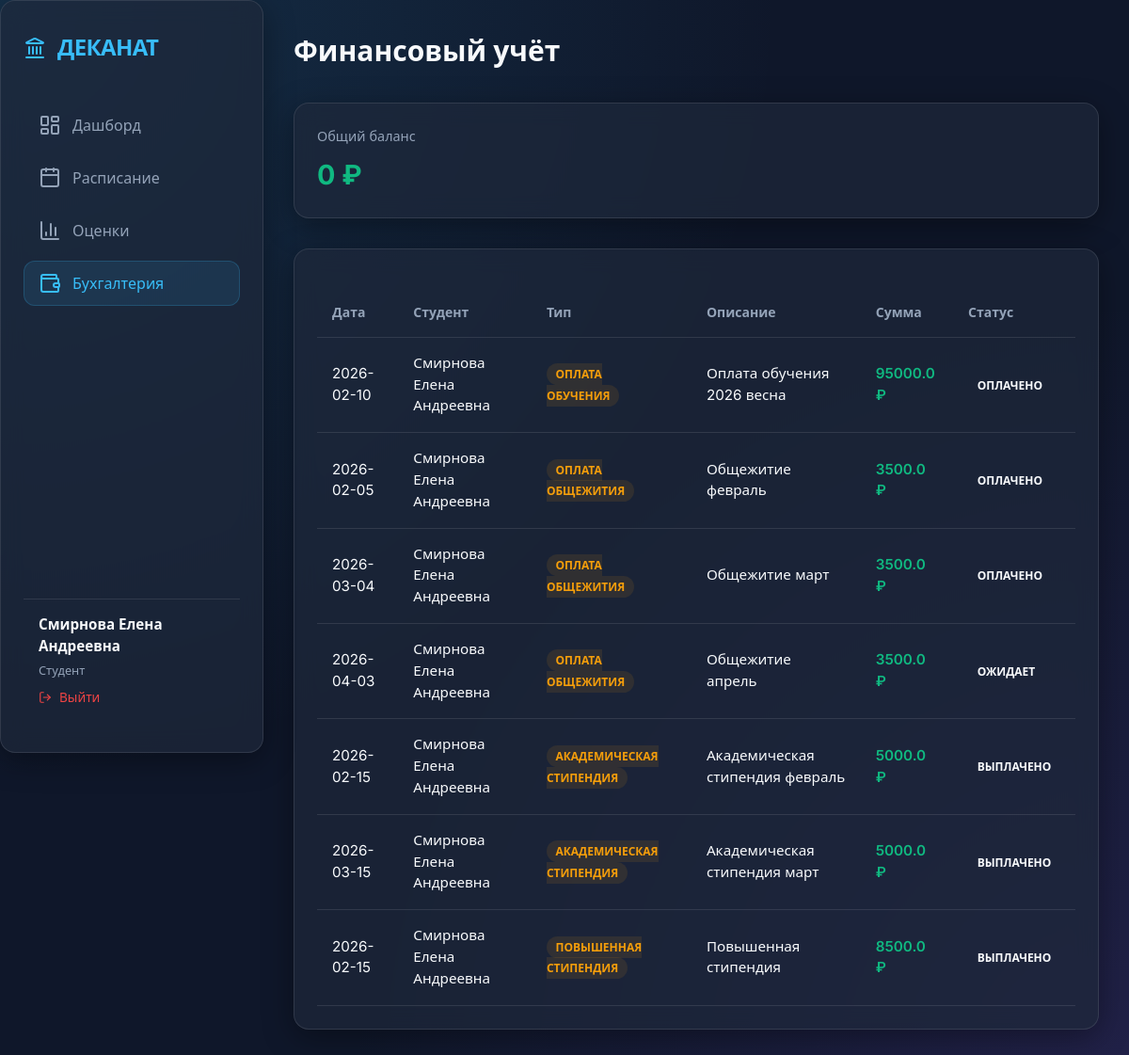
Page /finance (signed in) on the committed database.
### tables this page shows
CREATE TABLE students (
                    id INTEGER PRIMARY KEY AUTOINCREMENT,
                    full_name TEXT NOT NULL,
                    study_group TEXT NOT NULL,
                    record_book TEXT UNIQUE,
                    course INTEGER,
                    program TEXT,
                    study_form TEXT,
                    funding TEXT,
                    status TEXT
                );

CREATE TABLE finance (
                    id INTEGER PRIMARY KEY AUTOINCREMENT,
                    student_id INTEGER,
                    op_type TEXT,
                    amount REAL,
                    period TEXT,
                    date TEXT,
                    status TEXT,
                    sign INTEGER,
                    comment TEXT, teacher_id INTEGER,
                    FOREIGN KEY(student_id) REFERENCES students(id)
                );

### app.py (the view)
@app.route('/finance')
def finance():
    user = session['user']
    all_finance = db.get_finance()
    students = {s['id']: s for s in db.get_students()}
    teachers = {t['id']: t for t in db.get_teachers()}
    FINANCE_TYPES = {
        "tuition":          "Оплата обучения",
        "dorm":             "Оплата общежития",
        "scholarship_base": "Академическая стипендия",
        "scholarship_high": "Повышенная стипендия",
        "social":           "Социальная выплата",
        "salary":           "Зарплата преподавателя",
        "bonus":            "Премия"
    }
    if user['role'] == 'student':
        all_finance = [f for f in all_finance if f.get('student_id') == user['student_id']]
    elif user['role'] == 'teacher':
        all_finance = [f for f in all_finance if f.get('teacher_id') == user['teacher_id']]
    for f in all_finance:
        f['op_type'] = FINANCE_TYPES.get(f['op_type'], f['op_type'])
    return render_template('finance.html', finance_data=all_finance, students=students, teachers=teachers)

### app.py (called while the page is built)
@app.context_processor
def inject_globals():
    user = None
    if 'user' in session:
        user = session['user']
    return dict(
        role_labels=ROLE_LABELS,
        current_user=user,
        rbac=rbac,
        format_name=format_name_initials
    )

@app.before_request
def require_login():
    exempt_routes = ['login', 'static']
    if request.endpoint not in exempt_routes and 'user' not in session:
        return redirect(url_for('login'))

### services/database.py (called while the page is built)
    def get_connection(self):
        return sqlite3.connect(self.db_path)

    def get_students(self):
        with self.get_connection() as conn:
            conn.row_factory = sqlite3.Row
            return [dict(row) for row in conn.execute("SELECT * FROM students").fetchall()]

    def get_teachers(self):
        with self.get_connection() as conn:
            conn.row_factory = sqlite3.Row
            teachers = [dict(row) for row in conn.execute("SELECT * FROM teachers").fetchall()]
            for t in teachers:
                subs = conn.execute("SELECT subject FROM teacher_subjects WHERE teacher_id = ?", (t['id'],)).fetchall()
                t['subjects'] = [s[0] for s in subs]
            return teachers

    def get_finance(self):
        with self.get_connection() as conn:
            conn.row_factory = sqlite3.Row
            return [dict(row) for row in conn.execute("SELECT * FROM finance").fetchall()]

### services/rbac.py (called while the page is built)
    def can_open_section(self, role: str, resource: str) -> bool:
        actions = ACL.get(resource, {})
        return any(role in allowed_roles for allowed_roles in actions.values())

    def allowed_menu(self, role: str) -> list[dict[str, str]]:
        return [item for item in MENU_SECTIONS if self.can_open_section(role, item["resource"])]

### templates/finance.html (shortened to what this page needs)
{% extends "base.html" %}
{% block content %}
<div class="header">
    <h1 class="page-title">Финансовый учёт</h1>
</div>
<div class="grid" style="grid-template-columns: repeat(auto-fit, minmax(240px, 1fr)); gap: 1.5rem; margin-bottom: 2rem;">
    <div class="card glass">
        <div style="color: var(--text-secondary); font-size: 0.9rem;">Общий баланс</div>
        <div style="font-size: 1.8rem; font-weight: 700; color: var(--success-color); margin-top: 0.5rem;">
            {% set balance = 0 %}
            {% for f in finance_data %}{% set balance = balance + f.amount %}{% endfor %}
            {{ balance|round(2) }} ₽
        </div>
    </div>
</div>
<div class="card glass table-container">
    <table>
        <thead>
            <tr>
                <th>Дата</th>
                <th>Студент</th>
                <th>Тип</th>
                <th>Описание</th>
                <th>Сумма</th>
                <th>Статус</th>
            </tr>
        </thead>
        <tbody>
            {% for f in finance_data %}
            <tr>
                <td>{{ f.date }}</td>
                <td>
                    {% if f.teacher_id %}
                        {{ teachers[f.teacher_id].full_name if f.teacher_id in teachers else 'Преподаватель' }} (П)
                    {% else %}
                        {{ students[f.student_id].full_name if f.student_id in students else 'Студент/Система' }}
                    {% endif %}
                </td>
                <td>
                    <span class="badge {{ 'badge-success' if f.op_type == 'Оплата' else 'badge-warning' }}">
                        {{ f.op_type }}
                    </span>
                </td>
                <td>{{ f.comment }}</td>
                <td style="font-weight: 600; color: {{ 'var(--success-color)' if f.amount > 0 else 'var(--error-color)' }}">
                    {{ f.amount }} ₽
                </td>
                <td><span class="badge badge-primary">{{ f.status }}</span></td>
            </tr>
            {% endfor %}
        </tbody>
    </table>
</div>
{% endblock %}

### templates/base.html (shortened to what this page needs)
<!DOCTYPE html>
<html lang="ru">
<head>
    <link rel="stylesheet" href="{{ url_for('static', filename='css/style.css') }}">
</head>
<body>
    <div class="app-container">
        <aside class="sidebar glass">
            <div class="logo">
                <i data-lucide="landmark" class="logo-icon"></i>
                <span>ДЕКАНАТ</span>
            </div>
            <nav class="nav-links">
                {% set menu = rbac.allowed_menu(current_user.role) %}
                <li class="nav-item {{ 'active' if request.endpoint == 'dashboard' }}">
                    <a href="{{ url_for('dashboard') }}">
                        <i data-lucide="layout-dashboard"></i>
                        Дашборд
                    </a>
                </li>
                {% for item in menu %}
                <li class="nav-item {{ 'active' if request.endpoint == item.resource }}">
                    <a href="{{ url_for(item.resource) }}">
                        {% if item.resource == 'schedule' %}
                            <i data-lucide="calendar"></i>
                        {% elif item.resource == 'grades' %}
                            <i data-lucide="bar-chart-3"></i>
                        {% elif item.resource == 'students' %}
                            <i data-lucide="graduation-cap"></i>
                        {% elif item.resource == 'teachers' %}
                            <i data-lucide="users"></i>
                        {% elif item.resource == 'finance' %}
                            <i data-lucide="wallet"></i>
                        {% elif item.resource == 'users' %}
                            <i data-lucide="settings"></i>
                        {% endif %}
                        {{ item.title }}
                    </a>
                </li>
                {% endfor %}
            </nav>
            <div class="user-profile">
                <div class="user-info">
                    <span class="user-name">{{ current_user.full_name }}</span>
                    <span class="user-role">{{ role_labels.get(current_user.role, current_user.role) }}</span>
                </div>
                <a href="{{ url_for('logout') }}" style="color: var(--error-color); text-decoration: none; font-size: 0.85rem; margin-top: 0.5rem; display: flex; align-items: center; gap: 0.5rem;">
                    <i data-lucide="log-out" style="width: 14px; height: 14px;"></i>
                    Выйти
                </a>
            </div>
        </aside>
        <main class="main-content">
            {% block content %}{% endblock %}
        </main>
    </div>
</body>
</html>

### static/css/style.css (style rules this page uses)
:root { --bg-color: #0f172a; --card-bg: rgba(30, 41, 59, 0.7); --accent-color: #38bdf8; --accent-hover: #0ea5e9; --text-primary: #f8fafc; --text-secondary: #94a3b8; --border-color: rgba(255, 255, 255, 0.1); --success-color: #10b981; --error-color: #ef4444; --warning-color: #f59e0b; --glass-blur: blur(12px); }
* { margin: 0; padding: 0; box-sizing: border-box; }
body { font-family: 'Inter', system-ui, -apple-system, sans-serif; background-color: var(--bg-color); color: var(--text-primary); line-height: 1.5; overflow-x: hidden; background-image: radial-gradient(circle at 0% 0%, rgba(56, 189, 248, 0.15) 0%, transparent 50%), radial-gradient(circle at 100% 100%, rgba(139, 92, 246, 0.15) 0%, transparent 50%); background-attachment: fixed; }
.glass { background: var(--card-bg); backdrop-filter: var(--glass-blur); -webkit-backdrop-filter: var(--glass-blur); border: 1px solid var(--border-color); border-radius: 16px; box-shadow: 0 8px 32px 0 rgba(0, 0, 0, 0.37); }
.app-container { display: flex; min-height: 100vh; }
.sidebar { width: 280px; height: 100vh; position: fixed; padding: 2rem 1.5rem; display: flex; flex-direction: column; z-index: 100; }
.main-content { flex: 1; margin-left: 280px; padding: 2rem; }
.logo { font-size: 1.5rem; font-weight: 800; color: var(--accent-color); margin-bottom: 2.5rem; letter-spacing: -0.025em; display: flex; align-items: center; gap: 0.75rem; }
.nav-links { list-style: none; display: flex; flex-direction: column; gap: 0.5rem; }
.nav-item a { text-decoration: none; color: var(--text-secondary); padding: 0.75rem 1rem; border-radius: 12px; display: flex; align-items: center; gap: 0.75rem; transition: all 0.2s ease; font-weight: 500; }
.nav-item a:hover, .nav-item.active a { background: rgba(56, 189, 248, 0.1); color: var(--accent-color); }
.nav-item.active a { box-shadow: inset 0 0 0 1px rgba(56, 189, 248, 0.2); }
.user-profile { margin-top: auto; padding: 1rem; border-top: 1px solid var(--border-color); }
.user-name { display: block; font-weight: 600; font-size: 0.95rem; }
.user-role { font-size: 0.8rem; color: var(--text-secondary); }
.header { display: flex; justify-content: space-between; align-items: center; margin-bottom: 2rem; }
.page-title { font-size: 1.875rem; font-weight: 700; }
.card { padding: 1.5rem; margin-bottom: 1.5rem; }
.table-container { overflow-x: auto; }
table { width: 100%; border-collapse: collapse; margin-top: 1rem; }
th { text-align: left; padding: 1rem; color: var(--text-secondary); font-weight: 600; font-size: 0.875rem; border-bottom: 1px solid var(--border-color); }
td { padding: 1rem; border-bottom: 1px solid var(--border-color); font-size: 0.95rem; }
.badge { padding: 0.25rem 0.6rem; border-radius: 9999px; font-size: 0.75rem; font-weight: 600; text-transform: uppercase; }
.badge-warning { background: rgba(245, 158, 11, 0.1); color: var(--warning-color); }
.card, .main-content { animation: fadeIn 0.4s ease-out; }

### rows in the picture
students: full_name "Смирнова Елена Андреевна"
finance: date "2026-02-10", op_type "ОПЛАТА ОБУЧЕНИЯ", comment "Оплата обучения 2026 весна", amount "95000.0", status "ОПЛАЧЕНО"
finance: date "2026-02-05", op_type "ОПЛАТА ОБЩЕЖИТИЯ", comment "Общежитие февраль", amount "3500.0", status "ОПЛАЧЕНО"
finance: date "2026-03-04", op_type "ОПЛАТА ОБЩЕЖИТИЯ", comment "Общежитие март", amount "3500.0", status "ОПЛАЧЕНО"
finance: date "2026-04-03", op_type "ОПЛАТА ОБЩЕЖИТИЯ", comment "Общежитие апрель", amount "3500.0", status "ОЖИДАЕТ"
finance: date "2026-02-15", op_type "АКАДЕМИЧЕСКАЯ СТИПЕНДИЯ", comment "Академическая стипендия февраль", amount "5000.0", status "ВЫПЛАЧЕНО"
finance: date "2026-03-15", op_type "АКАДЕМИЧЕСКАЯ СТИПЕНДИЯ", comment "Академическая стипендия март", amount "5000.0", status "ВЫПЛАЧЕНО"
finance: date "2026-02-15", op_type "ПОВЫШЕННАЯ СТИПЕНДИЯ", comment "Повышенная стипендия", amount "8500.0", status "ВЫПЛАЧЕНО"

### other values in the picture
{{ item.title }} "Расписание" "Оценки" "Бухгалтерия"
{{ role_labels.get(current_user.role, current_user.role) }} "Студент"
{{ balance|round(2) }} "0"
